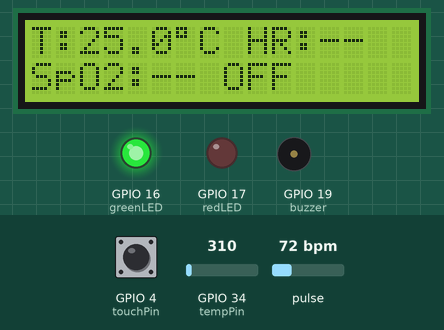
Bench run of a sketch on a simulated ESP32. Parts: 16×2 character LCD, output pins drawn as LEDs (lit = HIGH), buzzer (waves = sounding, pin HIGH). The inputs (shaded band) are chosen by the test bench; at power-on: GPIO 4 (touchPin) LOW, GPIO 34 (tempPin) = 310, pulse 72 bpm. WiFi joins after 1.5 s; servers stay silent unless stated; what the sketch prints to the serial monitor is not drawn.

Above: at 6.1 s.
6.2 s: GPIO 4 (touchPin) pulled HIGH for 1 s
At 7.8 s:
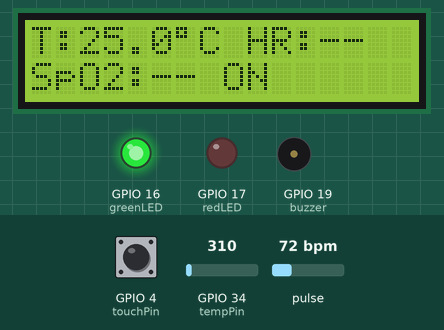
9.4 s: GPIO 34 (tempPin) set to 372
At 11.1 s:
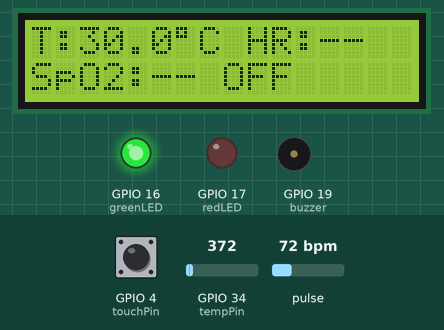
11.4 s: GPIO 34 (tempPin) set to 434
At 13.0 s:
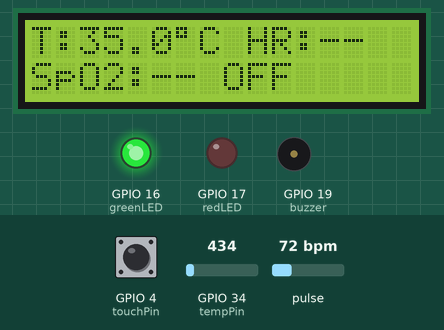
13.4 s: GPIO 4 (touchPin) pulled HIGH for 1 s
At 13.8 s:
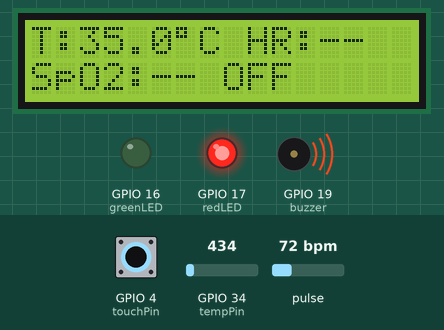
15.9 s: GPIO 4 (touchPin) pulled HIGH for 3.2 s
At 17.4 s:
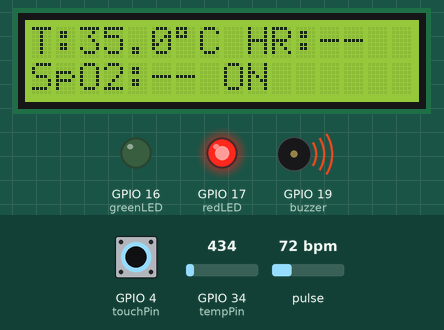
21.4 s: GPIO 34 (tempPin) set to 527
At 22.3 s:
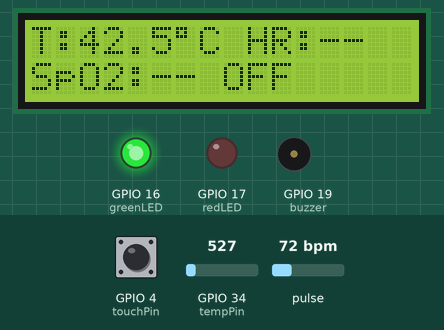
Timing chart, 0 to 24.4 s (numbered marks = the images above; inputs shaded):
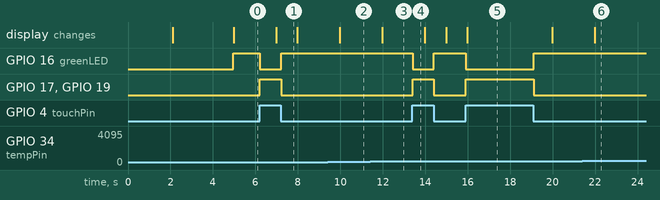

The sketch:

program.ino
```cpp
#define BLYNK_TEMPLATE_ID ""
#define BLYNK_TEMPLATE_NAME ""
#define BLYNK_AUTH_TOKEN ""
#define BLYNK_PRINT Serial
#include <WiFi.h>
#include <BlynkSimpleEsp32.h>
#include <Wire.h>
#include <LiquidCrystal_I2C.h>
#include <MAX30105.h>
#include "spo2_algorithm.h"
char ssid[] = " ";
char pass[] = " ";
LiquidCrystal_I2C lcd(0x27,16,2);
MAX30105 particleSensor;
#define BUFFER_SIZE 25
uint32_t irBuffer[BUFFER_SIZE];
uint32_t redBuffer[BUFFER_SIZE];
int sampleIndex = 0;
int32_t spo2;
int8_t validSPO2;
int32_t heartRate;
int8_t validHeartRate;
float tempC;
int touchState;
const int tempPin = 34;
const int touchPin = 4;
const int greenLED = 16;
const int redLED = 17;
const int buzzer = 19;
BlynkTimer timer;
unsigned long lastLCD = 0;
void sendToBlynk() {
  Blynk.virtualWrite(V0, tempC);
  if(validHeartRate && validSPO2){
    Blynk.virtualWrite(V1, heartRate);
    Blynk.virtualWrite(V2, spo2);
  }
}
void setup() {
  Serial.begin(115200);
  lcd.init();
  lcd.backlight();
  lcd.setCursor(0,0);
  lcd.print("Health Monitor");
  lcd.setCursor(0,1);
  lcd.print("System Ready");
  delay(2000);
  lcd.setCursor(0,0);
  lcd.print("                ");
  lcd.setCursor(0,1);
  lcd.print("                ");
  pinMode(greenLED, OUTPUT);
  pinMode(redLED, OUTPUT);
  pinMode(buzzer, OUTPUT);
  pinMode(touchPin, INPUT);
  if (!particleSensor.begin(Wire, I2C_SPEED_STANDARD)) {
    lcd.setCursor(0,0);
    lcd.print("MAX ERROR");
    while (1);
  }
  particleSensor.setup(60, 4, 2, 100, 411, 4096);
  for(int i=0;i<BUFFER_SIZE;i++){
    while(!particleSensor.available()) particleSensor.check();
    redBuffer[i] = particleSensor.getRed();
    irBuffer[i] = particleSensor.getIR();
    particleSensor.nextSample();
  }
  Blynk.begin(BLYNK_AUTH_TOKEN, ssid, pass);
  timer.setInterval(1000L, sendToBlynk);
}
void loop() {
  long irValue = particleSensor.getIR();
  bool fingerPresent = (irValue > 50000);
  if(fingerPresent && particleSensor.available()){
    redBuffer[sampleIndex] = particleSensor.getRed();
    irBuffer[sampleIndex] = particleSensor.getIR();
    particleSensor.nextSample();
    sampleIndex++;
    if(sampleIndex >= BUFFER_SIZE){
      maxim_heart_rate_and_oxygen_saturation(
        irBuffer, BUFFER_SIZE,
        redBuffer,
        &spo2, &validSPO2,
        &heartRate, &validHeartRate
      );
      sampleIndex = 0;
    }
  }
  float sum = 0;
  for(int i=0;i<5;i++){
    sum += analogRead(tempPin);
  }
  tempC = (sum/5.0) * (3.3/4095.0) * 100.0;
  touchState = digitalRead(touchPin);
  if(touchState){
    digitalWrite(redLED, HIGH);
    digitalWrite(greenLED, LOW);
  } else {
    digitalWrite(redLED, LOW);
    digitalWrite(greenLED, HIGH);
  }
  digitalWrite(buzzer, touchState ? HIGH : LOW);
  if(millis() - lastLCD > 1000){
    lastLCD = millis();
    lcd.setCursor(0,0);
    if(!fingerPresent){
      lcd.print("Place Finger   ");
      lcd.setCursor(0,1);
      lcd.print("                ");
    } else {
      lcd.print("T:");
      lcd.print(tempC,1);
      lcd.print((char)223);
      lcd.print("C ");
      lcd.print("HR:");
      if(validHeartRate){
        lcd.print(heartRate);
        lcd.print("   ");
      } else {
        lcd.print("--   ");
      }
      lcd.setCursor(0,1);
      lcd.print("SpO2:");
      if(validSPO2){
        lcd.print(spo2);
        lcd.print("% ");
      } else {
        lcd.print("-- ");
      }
      lcd.print(touchState ? "ON " : "OFF");
    }
  }
  Serial.print("Touch: ");
  Serial.println(touchState);
  Blynk.run();
  timer.run();
}
```

Measured:
- after the input at 6.2 s, GPIO 16 (greenLED): HIGH → LOW at once, → HIGH 1.0 s later; GPIO 17 (redLED), GPIO 19 (buzzer): LOW → HIGH at once, → LOW 1.0 s later; the display: changes after 0.78 s (image 1)
- after the input at 9.4 s, the display: changes after 0.58 s (image 2)
- after the input at 11.4 s, the display: changes after 0.58 s (image 3)
- after the input at 13.4 s, GPIO 16 (greenLED): HIGH → LOW at once, → HIGH 1.0 s later; GPIO 17 (redLED), GPIO 19 (buzzer): LOW → HIGH at once, → LOW 1.0 s later
- after the input at 15.9 s, GPIO 16 (greenLED): HIGH → LOW at once, → HIGH 3.2 s later; GPIO 17 (redLED), GPIO 19 (buzzer): LOW → HIGH at once, → LOW 3.2 s later; the display: changes after 0.09 s (image 5)
- after the input at 21.4 s, the display: changes after 0.60 s (image 6)
